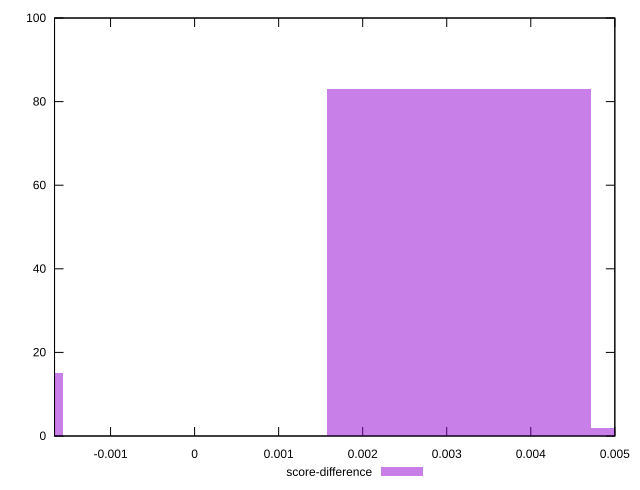

This chart was generated by the following gnuplot code:
reset

$scoreDifference <<EOF
-0.0031431128441941885 15
0.0031431128441941885 83
0.006286225688388377 2
EOF

set key outside below
set boxwidth 0.0031431128441941885
set xrange [-0.0016666666666667052:0.0050000000000000044]
set yrange [0:100]
set trange [0:100]
set style fill transparent solid 0.5 noborder
set terminal svg size 640, 490 enhanced background rgb 'white'
set output "report_00008_2021-01-22T20:58:29.167/uses-http2/samples/pages+cached+noexternal+nojs/score-difference/histogram.svg"

plot $scoreDifference title "score-difference" with boxes

reset
